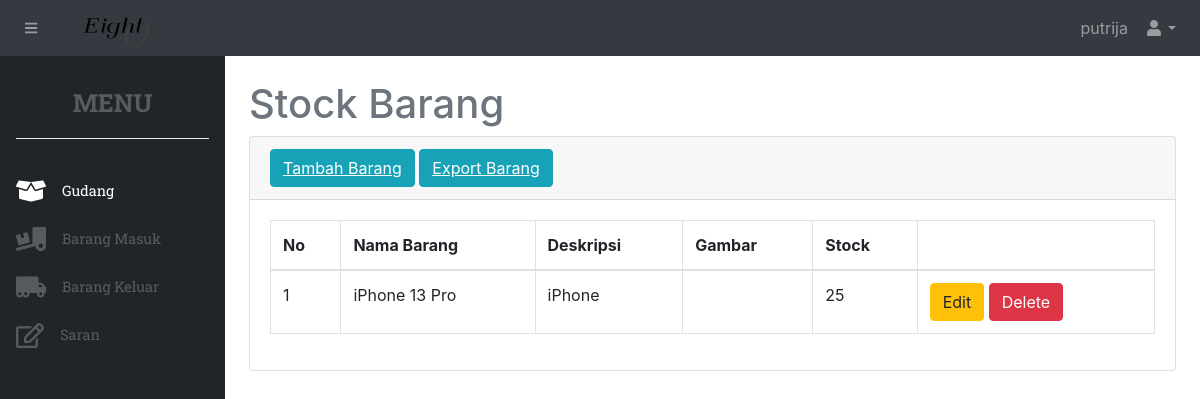
The app's page /stockbarang/index.php (signed in), older data.
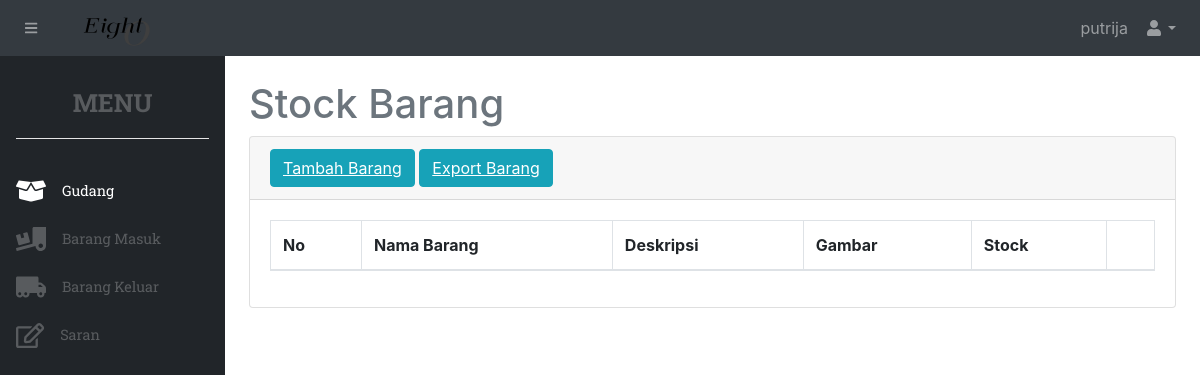
The same page, newer data.
### tables this page shows
CREATE TABLE `stok` (
  `idbarang` int(11) NOT NULL,
  `namabarang` varchar(20) NOT NULL,
  `deskripsi` varchar(20) NOT NULL,
  `image` text NOT NULL,
  `stock` int(11) NOT NULL
);

### stockbarang/index.php (the view, shortened to what this page needs)
<?php
include "include/header.php";
?>
<h1 class="mt-4">Stock Barang</h1>
<div class="card mb-4">
    <div class="card-header">
        <a href="isibarang.php" class="btn btn-info">Tambah Barang</a>
        <a href="export.php" class="btn btn-info">Export Barang</a>
    </div>
    <div class="card-body">
    <div class="table-responsive">
        <table class="table table-bordered" id="dataTable" width="100%" cellspacing="0">
            <thead>
                <tr>
                    <th>No</th>
                    <th>Nama Barang</th>
                    <th>Deskripsi</th>
                    <th>Gambar</th>
                    <th>Stock</th>
                    <th></th>
                </tr>
            </thead>
            <tbody>
                <?php
                $ambilsemuadatastock = mysqli_query($koneksi,"select * from stok");
                $i=1;
                while($data=mysqli_fetch_array($ambilsemuadatastock)){
                    $namabarang = $data['namabarang'];
                    $deskripsi = $data['deskripsi'];
                    $image = $data['image'];
                    $stock = $data['stock'];
                    $idbarangg = $data['idbarang'];
                ?>
                <tr>
                    <td><?=$i++?></td>
                    <td><?=$namabarang;?></td>
                    <td><?=$deskripsi;?></td>
                    <td><?=$image;?></td>
                    <td><?=$stock;?></td>
                    <td>
                        <button type="button" class="btn btn-warning" data-toggle="modal" data-target="#edit<?=$idbarangg?>">
                        Edit
                        </button>
                        <button type="button" class="btn btn-danger" data-toggle="modal" data-target="#delete<?=$idbarangg?>">
                        Delete
                        </button>
                    </td>
                </tr>
                <?php
                };
                ?>
            </tbody>
        </table>
    </div>
    </div>
</div>
<?php include "include/footer.php"; ?>

Row changes from the older to the newer data that the page shows:
removed stok: namabarang "iPhone 13 Pro", deskripsi "iPhone", stock "25"
